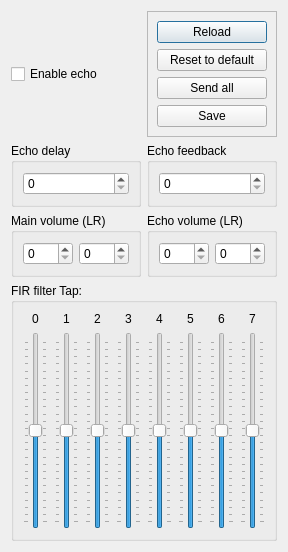
<?xml version="1.0" encoding="UTF-8"?>
<ui version="4.0">
 <class>EchoTune</class>
 <widget class="QDialog" name="EchoTune">
  <property name="geometry">
   <rect>
    <x>0</x>
    <y>0</y>
    <width>284</width>
    <height>552</height>
   </rect>
  </property>
  <property name="windowTitle">
   <string>Echo tuner</string>
  </property>
  <layout class="QGridLayout" name="gridLayout_2">
   <item row="4" column="0" colspan="2">
    <widget class="QGroupBox" name="groupBox_3">
     <property name="minimumSize">
      <size>
       <width>0</width>
       <height>254</height>
      </size>
     </property>
     <property name="title">
      <string>FIR filter Tap:</string>
     </property>
     <layout class="QGridLayout" name="gridLayout">
      <item row="1" column="0">
       <widget class="QSlider" name="echo_fir0">
        <property name="minimum">
         <number>-127</number>
        </property>
        <property name="maximum">
         <number>127</number>
        </property>
        <property name="orientation">
         <enum>Qt::Vertical</enum>
        </property>
        <property name="invertedAppearance">
         <bool>false</bool>
        </property>
        <property name="invertedControls">
         <bool>false</bool>
        </property>
        <property name="tickPosition">
         <enum>QSlider::TicksBothSides</enum>
        </property>
       </widget>
      </item>
      <item row="0" column="1">
       <widget class="QLabel" name="label_3">
        <property name="text">
         <string>1</string>
        </property>
        <property name="textFormat">
         <enum>Qt::PlainText</enum>
        </property>
        <property name="alignment">
         <set>Qt::AlignCenter</set>
        </property>
       </widget>
      </item>
      <item row="0" column="7">
       <widget class="QLabel" name="label_9">
        <property name="text">
         <string>7</string>
        </property>
        <property name="textFormat">
         <enum>Qt::PlainText</enum>
        </property>
        <property name="alignment">
         <set>Qt::AlignCenter</set>
        </property>
       </widget>
      </item>
      <item row="0" column="4">
       <widget class="QLabel" name="label_6">
        <property name="text">
         <string>4</string>
        </property>
        <property name="textFormat">
         <enum>Qt::PlainText</enum>
        </property>
        <property name="alignment">
         <set>Qt::AlignCenter</set>
        </property>
       </widget>
      </item>
      <item row="0" column="6">
       <widget class="QLabel" name="label_8">
        <property name="text">
         <string>6</string>
        </property>
        <property name="textFormat">
         <enum>Qt::PlainText</enum>
        </property>
        <property name="alignment">
         <set>Qt::AlignCenter</set>
        </property>
       </widget>
      </item>
      <item row="0" column="5">
       <widget class="QLabel" name="label_7">
        <property name="text">
         <string>5</string>
        </property>
        <property name="textFormat">
         <enum>Qt::PlainText</enum>
        </property>
        <property name="alignment">
         <set>Qt::AlignCenter</set>
        </property>
       </widget>
      </item>
      <item row="0" column="3">
       <widget class="QLabel" name="label_5">
        <property name="text">
         <string>3</string>
        </property>
        <property name="textFormat">
         <enum>Qt::PlainText</enum>
        </property>
        <property name="alignment">
         <set>Qt::AlignCenter</set>
        </property>
       </widget>
      </item>
      <item row="1" column="1">
       <widget class="QSlider" name="echo_fir1">
        <property name="minimum">
         <number>-127</number>
        </property>
        <property name="maximum">
         <number>127</number>
        </property>
        <property name="orientation">
         <enum>Qt::Vertical</enum>
        </property>
        <property name="invertedAppearance">
         <bool>false</bool>
        </property>
        <property name="invertedControls">
         <bool>false</bool>
        </property>
        <property name="tickPosition">
         <enum>QSlider::TicksBothSides</enum>
        </property>
       </widget>
      </item>
      <item row="0" column="0">
       <widget class="QLabel" name="label_2">
        <property name="text">
         <string>0</string>
        </property>
        <property name="textFormat">
         <enum>Qt::PlainText</enum>
        </property>
        <property name="alignment">
         <set>Qt::AlignCenter</set>
        </property>
       </widget>
      </item>
      <item row="0" column="2">
       <widget class="QLabel" name="label_4">
        <property name="text">
         <string>2</string>
        </property>
        <property name="textFormat">
         <enum>Qt::PlainText</enum>
        </property>
        <property name="alignment">
         <set>Qt::AlignCenter</set>
        </property>
       </widget>
      </item>
      <item row="1" column="2">
       <widget class="QSlider" name="echo_fir2">
        <property name="minimum">
         <number>-127</number>
        </property>
        <property name="maximum">
         <number>127</number>
        </property>
        <property name="orientation">
         <enum>Qt::Vertical</enum>
        </property>
        <property name="invertedAppearance">
         <bool>false</bool>
        </property>
        <property name="invertedControls">
         <bool>false</bool>
        </property>
        <property name="tickPosition">
         <enum>QSlider::TicksBothSides</enum>
        </property>
       </widget>
      </item>
      <item row="1" column="3">
       <widget class="QSlider" name="echo_fir3">
        <property name="minimum">
         <number>-127</number>
        </property>
        <property name="maximum">
         <number>127</number>
        </property>
        <property name="orientation">
         <enum>Qt::Vertical</enum>
        </property>
        <property name="invertedAppearance">
         <bool>false</bool>
        </property>
        <property name="invertedControls">
         <bool>false</bool>
        </property>
        <property name="tickPosition">
         <enum>QSlider::TicksBothSides</enum>
        </property>
       </widget>
      </item>
      <item row="1" column="4">
       <widget class="QSlider" name="echo_fir4">
        <property name="minimum">
         <number>-127</number>
        </property>
        <property name="maximum">
         <number>127</number>
        </property>
        <property name="orientation">
         <enum>Qt::Vertical</enum>
        </property>
        <property name="invertedAppearance">
         <bool>false</bool>
        </property>
        <property name="invertedControls">
         <bool>false</bool>
        </property>
        <property name="tickPosition">
         <enum>QSlider::TicksBothSides</enum>
        </property>
       </widget>
      </item>
      <item row="1" column="5">
       <widget class="QSlider" name="echo_fir5">
        <property name="minimum">
         <number>-127</number>
        </property>
        <property name="maximum">
         <number>127</number>
        </property>
        <property name="orientation">
         <enum>Qt::Vertical</enum>
        </property>
        <property name="invertedAppearance">
         <bool>false</bool>
        </property>
        <property name="invertedControls">
         <bool>false</bool>
        </property>
        <property name="tickPosition">
         <enum>QSlider::TicksBothSides</enum>
        </property>
       </widget>
      </item>
      <item row="1" column="6">
       <widget class="QSlider" name="echo_fir6">
        <property name="minimum">
         <number>-127</number>
        </property>
        <property name="maximum">
         <number>127</number>
        </property>
        <property name="orientation">
         <enum>Qt::Vertical</enum>
        </property>
        <property name="invertedAppearance">
         <bool>false</bool>
        </property>
        <property name="invertedControls">
         <bool>false</bool>
        </property>
        <property name="tickPosition">
         <enum>QSlider::TicksBothSides</enum>
        </property>
       </widget>
      </item>
      <item row="1" column="7">
       <widget class="QSlider" name="echo_fir7">
        <property name="minimum">
         <number>-127</number>
        </property>
        <property name="maximum">
         <number>127</number>
        </property>
        <property name="orientation">
         <enum>Qt::Vertical</enum>
        </property>
        <property name="invertedAppearance">
         <bool>false</bool>
        </property>
        <property name="invertedControls">
         <bool>false</bool>
        </property>
        <property name="tickPosition">
         <enum>QSlider::TicksBothSides</enum>
        </property>
       </widget>
      </item>
     </layout>
    </widget>
   </item>
   <item row="3" column="0">
    <widget class="QGroupBox" name="groupBox">
     <property name="title">
      <string>Main volume (LR)</string>
     </property>
     <layout class="QHBoxLayout" name="horizontalLayout">
      <item>
       <widget class="QSpinBox" name="echo_mvoll">
        <property name="maximum">
         <number>127</number>
        </property>
       </widget>
      </item>
      <item>
       <widget class="QSpinBox" name="echo_mvolr">
        <property name="maximum">
         <number>127</number>
        </property>
       </widget>
      </item>
     </layout>
    </widget>
   </item>
   <item row="0" column="0">
    <widget class="QCheckBox" name="echo_eon">
     <property name="text">
      <string>Enable echo</string>
     </property>
    </widget>
   </item>
   <item row="2" column="0">
    <widget class="QGroupBox" name="groupBox_4">
     <property name="title">
      <string>Echo delay</string>
     </property>
     <layout class="QHBoxLayout" name="horizontalLayout_3">
      <item>
       <widget class="QSpinBox" name="echo_edl">
        <property name="maximum">
         <number>15</number>
        </property>
       </widget>
      </item>
     </layout>
    </widget>
   </item>
   <item row="2" column="1">
    <widget class="QGroupBox" name="groupBox_5">
     <property name="title">
      <string>Echo feedback</string>
     </property>
     <layout class="QHBoxLayout" name="horizontalLayout_4">
      <item>
       <widget class="QSpinBox" name="echo_efb">
        <property name="maximum">
         <number>127</number>
        </property>
       </widget>
      </item>
     </layout>
    </widget>
   </item>
   <item row="3" column="1">
    <widget class="QGroupBox" name="groupBox_2">
     <property name="title">
      <string>Echo volume (LR)</string>
     </property>
     <layout class="QHBoxLayout" name="horizontalLayout_2">
      <item>
       <widget class="QSpinBox" name="echo_evoll">
        <property name="maximum">
         <number>127</number>
        </property>
       </widget>
      </item>
      <item>
       <widget class="QSpinBox" name="echo_evolr">
        <property name="maximum">
         <number>127</number>
        </property>
       </widget>
      </item>
     </layout>
    </widget>
   </item>
   <item row="0" column="1">
    <widget class="QFrame" name="frame">
     <property name="frameShape">
      <enum>QFrame::StyledPanel</enum>
     </property>
     <property name="frameShadow">
      <enum>QFrame::Raised</enum>
     </property>
     <layout class="QVBoxLayout" name="verticalLayout">
      <item>
       <widget class="QPushButton" name="echo_reload">
        <property name="text">
         <string>Reload</string>
        </property>
       </widget>
      </item>
      <item>
       <widget class="QPushButton" name="reset">
        <property name="text">
         <string>Reset to default</string>
        </property>
       </widget>
      </item>
      <item>
       <widget class="QPushButton" name="sendAll">
        <property name="text">
         <string>Send all</string>
        </property>
       </widget>
      </item>
      <item>
       <widget class="QPushButton" name="save">
        <property name="text">
         <string>Save</string>
        </property>
       </widget>
      </item>
     </layout>
    </widget>
   </item>
  </layout>
 </widget>
 <resources/>
 <connections/>
</ui>
